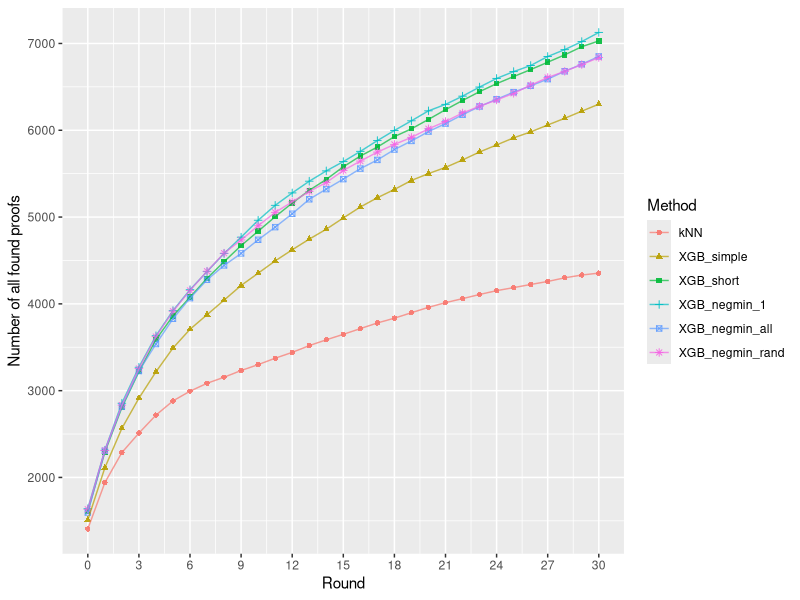
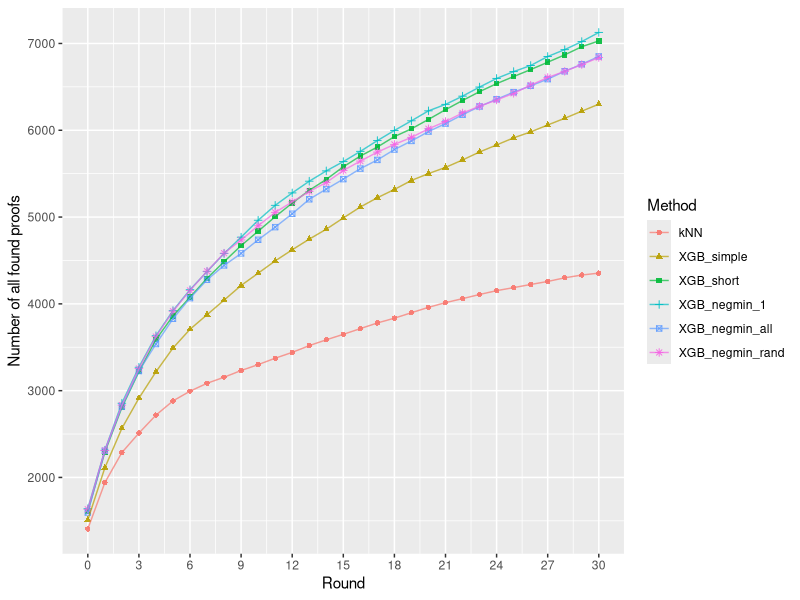

Here is the R script that generated these plots, in order:
library(ggplot2)
library(reshape)

knn<-read.csv('data/loop_knn_mptp2078.all.csv', header=F)
simple<-read.csv('data/loop_simple_mptp2078_new.all.csv', header=F)
short<-read.csv('data/loop_short_mptp2078_new.all.csv', header=F)
negmin_1<-read.csv('data/loop_negmin_1_mptp2078_new.all.csv', header=F)
negmin_2<-read.csv('data/loop_negmin_2_mptp2078_new.all.csv', header=F)
negmin_rand<-read.csv('data/loop_negmin_rand_mptp2078_new.all.csv', header=F)
negmin_all<-read.csv('data/loop_negmin_all_mptp2078_new.all.csv', header=F)

print(knn)
print(simple)
print(short)

data<-data.frame(
	Round=seq(0,30),
	kNN=knn[1:31,],
	XGB_simple=simple[1:31,],
	XGB_short=short[1:31,],
	XGB_negmin_1=negmin_1[1:31,],
	#XGB_negmin_2=negmin_2[1:31,],
	XGB_negmin_all=negmin_all[1:31,],
	XGB_negmin_rand=negmin_rand[1:31,]
	)

data_melt<-melt(data, c("Round"))
colnames(data_melt)<-c("Round", "Method", "Number of all found proofs")
print(data_melt)

ggplot(data_melt, aes(x=`Round`, y=`Number of all found proofs`)) +
	geom_point(aes(color=Method, shape=Method), alpha=0.9) +
	geom_line(aes(color=Method), alpha=0.7) +
	scale_y_continuous(breaks=c(2000,3000,4000,5000,6000,7000)) +
	scale_x_continuous(breaks=seq(0,30,3))
#	theme(axis.text.x=element_text(angle=31,hjust=1,vjust=1))
ggsave('loops_all.png', device='png', height=3, width=5, dpi=800)
